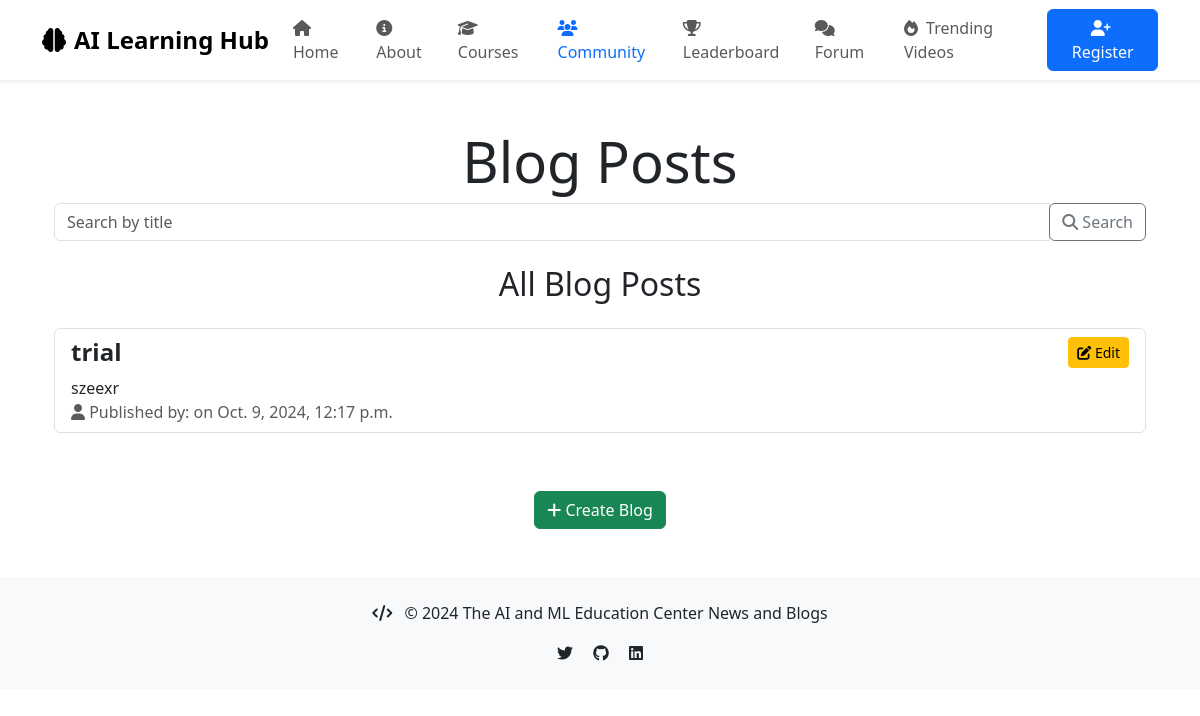
Screenshot of /blog/ with the database file from the repository.
### apps/models.py (models this page shows, shortened)
class BlogPost(models.Model):
    user = models.ForeignKey(User, on_delete=models.CASCADE)
    title = models.CharField(max_length=200)
    content = models.TextField()
    pub_date = models.DateTimeField('date published')

### apps/views.py (the view)
# urls.py: path('blog/', views.BlogPostListView.as_view(), name='blog_post_list'),
class BlogPostListView(ListView):
    model = BlogPost
    template_name = 'blog_post_list.html'
    context_object_name = 'posts'
    def get_queryset(self):
        query = self.request.GET.get('q')
        if query:
            return BlogPost.objects.filter(Q(title__icontains=query))
        else:
            return BlogPost.objects.all()
    def get_context_data(self, **kwargs):
        context = super().get_context_data(**kwargs)
        latest_posts = Post.objects.all().order_by('-pub_date')[:5]
        popular_tags = Tag.objects.filter(popular=True)
        context['latest_posts'] = latest_posts
        context['popular_tags'] = popular_tags
        context['query'] = self.request.GET.get('q', '')
        context['message'] = f'Search results for "{context["query"]}"' if context['query'] else 'All Blog Posts'
        return context

### apps/templates/blog_post_list.html (shortened to what this page needs)
{% extends 'base.html' %}
{% block content %}
<div class="container">
    <h1 class="display-4 text-center mt-5">Blog Posts</h1>
    <form method="GET" class="mb-4">
        <div class="input-group">
            <input type="text" class="form-control" name="q" placeholder="Search by title" value="{{ query }}">
            <div class="input-group-append">
                <button type="submit" class="btn btn-outline-secondary">
                    <i class="fas fa-search"></i> Search
                </button>
            </div>
        </div>
    </form>
    <h2 class="mb-4 text-center">{{ message }}</h2>
    {% if posts %}
    <ul class="list-group mb-5">
        {% for post in posts %}
        <li class="list-group-item">
            <h4 class="d-flex justify-content-between align-items-center">
                {{ post.title }}
                <a href="{% url 'blog:edit_blog_post' pk=post.pk %}" class="btn btn-warning btn-sm">
                    <i class="fas fa-edit"></i> Edit
                </a>
            </h4>
            <p>{{ post.content }}</p>
            <p class="text-muted">
                <i class="fas fa-user"></i> Published by: {{ post.user.username }} on {{ post.pub_date }}
            </p>
        </li>
        {% endfor %}
    </ul>
    {% else %}
    <p class="text-center">No blog posts available.</p>
    {% endif %}
    <div class="text-center mb-5">
        <a href="{% url 'blog:create_blog_post' %}" class="btn btn-success">
            <i class="fas fa-plus"></i> Create Blog
        </a>
    </div>
</div>
{% endblock %}

### apps/templates/blog_post_list.html (style rules this page uses)
.list-group-item { border: 1px solid #e0e0e0; border-radius: 5px; margin-bottom: 10px; transition: box-shadow 0.3s ease; }
h4 { font-weight: 600; }
p { margin: 0; }
.btn-warning { margin-left: 10px; }

### rows the page displays
BlogPost: title "trial", content "szeexr", pub_date "Oct. 9, 2024, 12:17 p.m."

### other values shown
{{ message }} "All Blog Posts"
